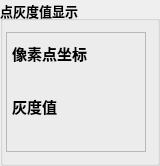
           <widget class="QGroupBox" name="m_point">
            <property name="enabled">
             <bool>true</bool>
            </property>
            <property name="minimumSize">
             <size>
              <width>150</width>
              <height>0</height>
             </size>
            </property>
            <property name="maximumSize">
             <size>
              <width>160</width>
              <height>16777215</height>
             </size>
            </property>
            <property name="font">
             <font>
              <pointsize>10</pointsize>
              <weight>75</weight>
              <bold>true</bold>
             </font>
            </property>
            <property name="title">
             <string>点灰度值显示</string>
            </property>
            <layout class="QHBoxLayout" name="horizontalLayout_15">
             <property name="leftMargin">
              <number>3</number>
             </property>
             <item>
              <widget class="QFrame" name="frame_13">
               <property name="frameShape">
                <enum>QFrame::StyledPanel</enum>
               </property>
               <property name="frameShadow">
                <enum>QFrame::Raised</enum>
               </property>
               <layout class="QVBoxLayout" name="verticalLayout_11">
                <property name="leftMargin">
                 <number>5</number>
                </property>
                <item>
                 <widget class="QLabel" name="label_18">
                  <property name="font">
                   <font>
                    <family>Agency FB</family>
                    <pointsize>11</pointsize>
                   </font>
                  </property>
                  <property name="text">
                   <string>像素点坐标</string>
                  </property>
                 </widget>
                </item>
                <item>
                 <widget class="QLabel" name="m_point_pos">
                  <property name="sizePolicy">
                   <sizepolicy hsizetype="Preferred" vsizetype="Preferred">
                    <horstretch>0</horstretch>
                    <verstretch>0</verstretch>
                   </sizepolicy>
                  </property>
                  <property name="font">
                   <font>
                    <family>Times New Roman</family>
                    <pointsize>12</pointsize>
                   </font>
                  </property>
                  <property name="text">
                   <string/>
                  </property>
                  <property name="alignment">
                   <set>Qt::AlignCenter</set>
                  </property>
                 </widget>
                </item>
                <item>
                 <widget class="QLabel" name="label_21">
                  <property name="font">
                   <font>
                    <family>Agency FB</family>
                    <pointsize>11</pointsize>
                   </font>
                  </property>
                  <property name="text">
                   <string>灰度值</string>
                  </property>
                 </widget>
                </item>
                <item>
                 <widget class="QLabel" name="m_point_data">
                  <property name="font">
                   <font>
                    <family>Times New Roman</family>
                    <pointsize>12</pointsize>
                   </font>
                  </property>
                  <property name="text">
                   <string/>
                  </property>
                  <property name="alignment">
                   <set>Qt::AlignCenter</set>
                  </property>
                 </widget>
                </item>
               </layout>
              </widget>
             </item>
            </layout>
           </widget>
